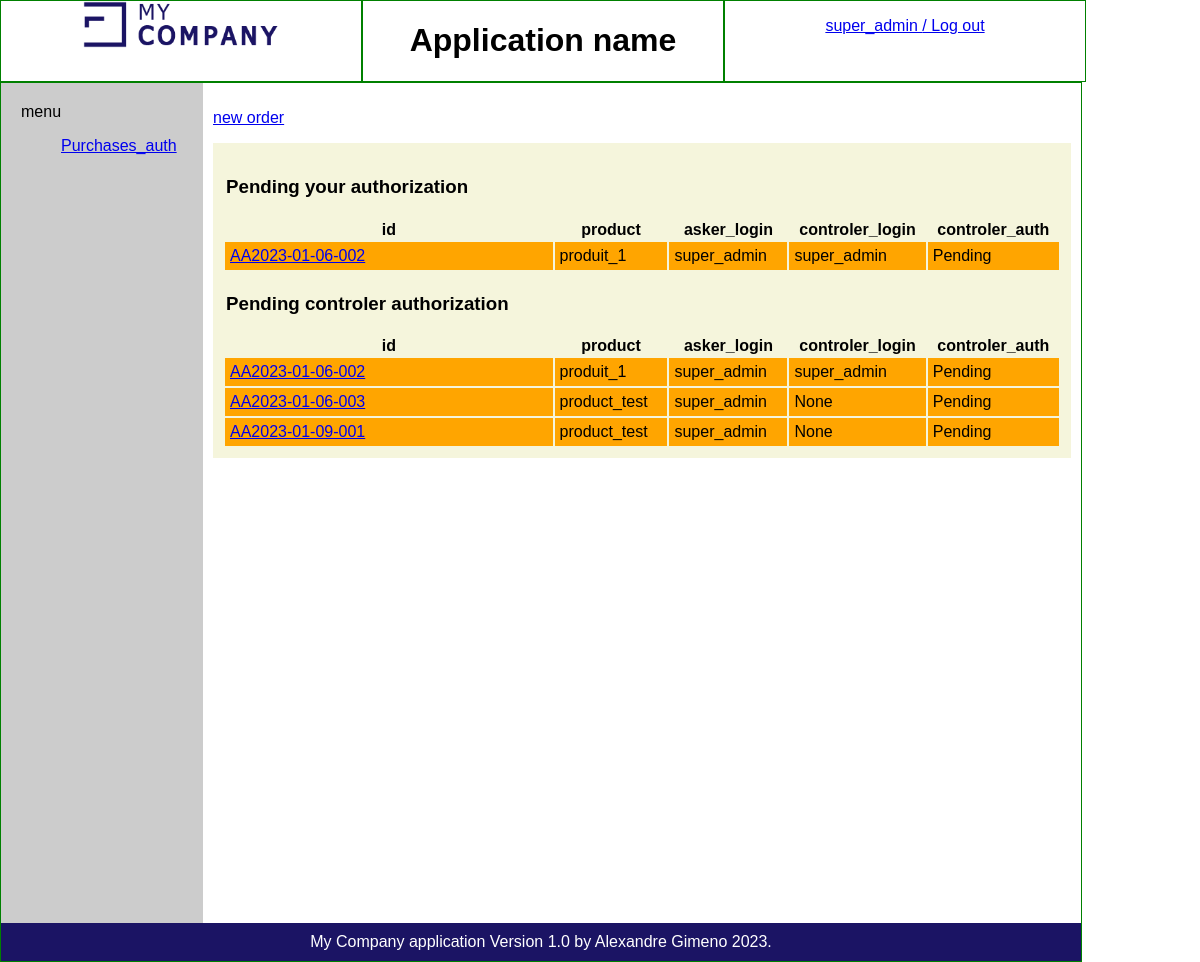
The page /order/ (signed in) on the database as committed earlier.
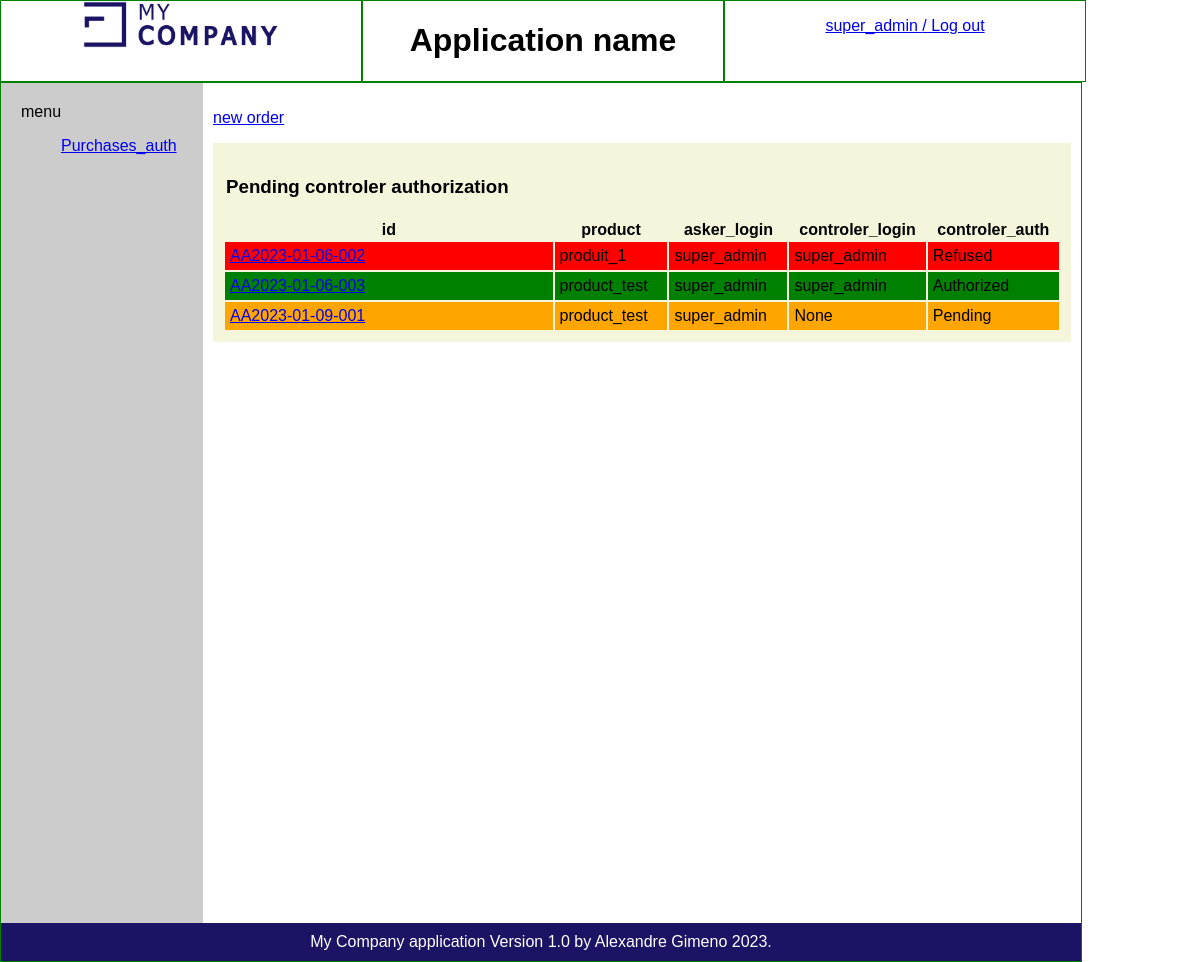
The same page on the database as committed later.
### purchases_auth/models.py (models this page shows, shortened)
class Order(models.Model):
    class auth_status(models.TextChoices):
        AUTHORIZED = 'Authorized'
        REFUSED = 'Refused'
        PENDING = 'Pending'
    order_id = models.fields.CharField(max_length=17, unique=True)
    date = models.fields.DateTimeField(auto_now=True)
    asker_login = models.ForeignKey(settings.AUTH_USER_MODEL, on_delete=models.CASCADE)
    purchase_type = models.ForeignKey(Purchase_type, on_delete=models.CASCADE)
    branch = models.ForeignKey(Branch, on_delete=models.CASCADE)
    process = models.ForeignKey(Process, on_delete=models.CASCADE)
    payment_method = models.ForeignKey(Payment_method, on_delete=models.CASCADE)
    product = models.fields.CharField(max_length=17)
    price = models.fields.IntegerField()
    asker_comment = models.fields.CharField(max_length=254, null=True)
    vendor = models.fields.CharField(max_length=17)
    unit_price = models.fields.IntegerField(null=True)
    delivery_date = models.fields.DateField(null=True)
    controler_login = models.ForeignKey(User, null=True, on_delete=models.CASCADE, related_name='order_controler')
    controler_auth = models.fields.CharField(choices=auth_status.choices, default=auth_status.PENDING, max_length=10)
    controler_comment = models.fields.CharField(max_length=254, null=True)

### authentication/models.py (models this page shows)
class User(AbstractUser):
    def __str__(self):
        return f'{self.username}'

### purchases_auth/views.py (the view)
# urls.py: path('order/', views.order_list, name='order-list'),
@login_required
def order_list(request):
    asker_order =Order.objects.filter(asker_login=request.user.id)
    controler_order =Order.objects.filter(controler_login=request.user.id, controler_auth="Pending")
    return render(request,
    'purchases_auth/order.html',
    {'asker_order': asker_order, 'controler_order': controler_order})

### purchases_auth/templates/purchases_auth/order.html
{% extends 'base.html' %}
{% block content %}
<div class="orders-list">
    <div>
    <p><a href="{% url 'order-create' %}">new order</a></p>
    <table>
        <thead>
            {% if controler_order %}
            <tr>
                <th><h3>Pending your authorization</h3></th>
            </tr>
            <tr>
                <th>id</th>
                <th>product</th>
                <th>asker_login</th>
                <th>controler_login</th>
                <th>controler_auth</th>
            </tr>
            {% endif %}
        </thead>
        <tbody>
            {% for controler_order in controler_order %}
            <tr value="{{ controler_order.controler_auth }}">
              <td><a href="{% url 'order-detail' controler_order.id %}">{{ controler_order.order_id }}</td>
              <td>{{ controler_order.product }}</td>
              <td>{{ controler_order.asker_login }}</td>
              <td>{{ controler_order.controler_login }}</td>
              <td>{{ controler_order.controler_auth }}</td>
            </tr>
            {% endfor %}
        </tbody>
        <thead>
            {% if asker_order %}
            <tr>
                <th><h3>Pending controler authorization</h3></th>
            </tr>
            <tr>
                <th>id</th>
                <th>product</th>
                <th>asker_login</th>
                <th>controler_login</th>
                <th>controler_auth</th>
            </tr>
            {% endif %}
        </thead>
        <tbody>
            {% for asker_order in asker_order %}
            <tr value="{{ asker_order.controler_auth }}">
              <td><a href="{% url 'order-detail' asker_order.id %}">{{ asker_order.order_id }}</td>
              <td>{{ asker_order.product }}</td>
              <td>{{ asker_order.asker_login }}</td>
              <td>{{ asker_order.controler_login }}</td>
              <td>{{ asker_order.controler_auth }}</td>
            </tr>
            {% endfor %}
        </tbody>
    </table>
</div>
{% endblock %}

Rows that differ between the two databases and show on the page:
no longer on one of the page's lists (row edited): Order: order_id "AA2023-01-06-002", product "produit_1", asker_login "super_admin", controler_login "super_admin", controler_auth "Pending"
changed Order "AA2023-01-06-002": controler_auth "Pending" → "Refused"
changed Order "AA2023-01-06-003": controler_login "None" → "super_admin"; controler_auth "Pending" → "Authorized"
Other text that changed with them:
text no longer shown: "Pending your authorization id product asker_login controler_login controler_auth"
